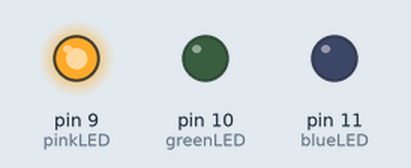
Recording of a sketch running on a simulated Arduino Uno, built with avr-gcc and run on an emulated ATmega328P. Parts: output pins drawn as LEDs (lit = HIGH).

Above: at 0.5 s.
At 1.5 s:
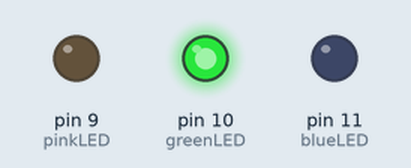
At 5.5 s:
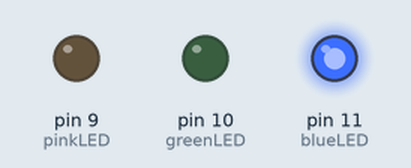
Timing chart, 0 to 6.9 s (numbered marks = the images above):
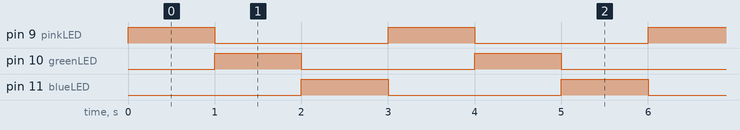

Measured:
- by itself, pin 9 (pinkLED), pin 10 (greenLED), pin 11 (blueLED): alternates HIGH for 1.0 s and LOW for 2.0 s
- by itself, everything shown: repeats every 3.0 s, in 4 steps

The sketch:

RGBA.ino
```cpp
//RGB LED Circuit

const int pinkLED = 9; //red LED connects to digital pin 9
const int greenLED = 10; //green LED connects to digital pin 10
const int blueLED = 11; //blue LED connects to digital pin 11

void setup()
{
  //sets all LEDs as outputs
  pinMode(pinkLED, OUTPUT);
  pinMode(greenLED, OUTPUT);
  pinMode(blueLED, OUTPUT);
}

void loop()
{
   pinMode(pinkLED, OUTPUT);
  pinMode(greenLED, OUTPUT);
  pinMode(blueLED, OUTPUT);
  digitalWrite(pinkLED,HIGH); //turns the LED on
  delay(1000); //waits 3 seconds
  digitalWrite(pinkLED, LOW); //turns off the red LED
  digitalWrite(greenLED,HIGH); //turns on the green LED
  delay(1000); //waits 3 seconds
  digitalWrite(greenLED, LOW); //turns green LED off
  digitalWrite(blueLED, HIGH); //turns blue LED on
  delay(1000); //waits 3 seconds
  digitalWrite(blueLED, LOW); //turns blue LED off
}
```
